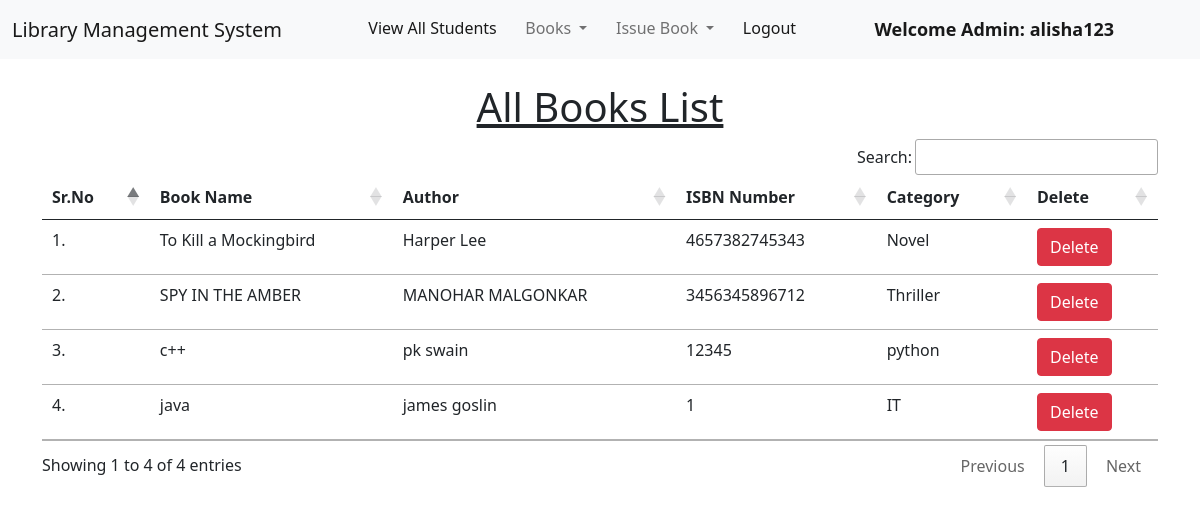
The page /view_books/ (signed in) on the database its author committed.
### library/models.py (models this page shows, shortened)
class Book(models.Model):
    name = models.CharField(max_length=200)
    author = models.CharField(max_length=200)
    isbn = models.PositiveIntegerField()
    category = models.CharField(max_length=50)

### library/views.py (the view)
# urls.py: path("view_books/", views.view_books, name="view_books"),
@login_required(login_url = '/admin_login')
def view_books(request):
    books = Book.objects.all()
    return render(request, "view_books.html", {'books':books})

### library/templates/view_books.html (shortened to what this page needs)
{% extends 'admin_navbar.html' %}
{% load static %}
{% block body %}
<div class="container mt-4">
    <h1 class="text-center"><u>All Books List</u></h1>
    <table class="table table-hover" id="example">
        <thead>
            <tr>
                <th>Sr.No</th>
                <th>Book Name</th>
                <th>Author</th>
                <th>ISBN Number</th>
                <th>Category</th>
                <th>Delete</th>
            </tr>
        </thead>
        <tbody>
            {% for book in books %}
            <tr>
                <td>{{forloop.counter}}.</td>
                <td>{{book.name}}</td>
                <td>{{book.author}}</td>
                <td>{{book.isbn}}</td>
                <td>{{book.category}}</td>
                <td><a href="/delete_book/{{book.id}}/" class="btn btn-danger" onclick="return confirm('Are you sure you want to delete this book?')">Delete</a></td>
            </tr>
            {% endfor %}
        </tbody>
    </table>
    </div>
{% endblock %}

### library/templates/admin_navbar.html (shortened to what this page needs)
<!doctype html>
<html lang="en">
  <head>
    <link href="https://cdn.jsdelivr.net/npm/bootstrap@5.1.0/dist/css/bootstrap.min.css" rel="stylesheet">
    <link rel="stylesheet" href="https://cdn.datatables.net/1.10.25/css/jquery.dataTables.min.css">
    <link rel="stylesheet" href="https://cdn.datatables.net/buttons/1.7.1/css/buttons.dataTables.min.css">
  </head>
  <body>
    <nav class="navbar navbar-expand-lg navbar-light bg-light">
        <div class="container-fluid">
          <a class="navbar-brand" href="#">Library Management System</a>
          <div class="collapse navbar-collapse" id="navbarSupportedContent">
            <ul class="navbar-nav me-auto mb-2 mb-lg-0">
              <li class="nav-item">
                <a class="nav-link active" aria-current="page" href="/view_students/">View All Students</a>
              </li>
              <li class="nav-item dropdown">
                <a class="nav-link dropdown-toggle" href="#" id="navbarDropdown" role="button" data-bs-toggle="dropdown" aria-expanded="false">
                  Books
                </a>
              </li>
              <li class="nav-item dropdown">
                <a class="nav-link dropdown-toggle" href="#" id="navbarDropdown" role="button" data-bs-toggle="dropdown" aria-expanded="false">
                  Issue Book
                </a>
              </li>
              <li class="nav-item">
                <a class="nav-link active" aria-current="page" href="/logout/">Logout</a>
              </li>
              <li class="nav-item">
                <a style="font-weight:600; font-family:'Segoe UI', Tahoma, Geneva, Verdana, sans-serif; font-size: large;" class="nav-link active" href="#">Welcome Admin: {{request.user}}</a>
              </li>
            </ul>
          </div>
        </div>
      </nav>
      {% block body %}
      {% endblock %}
  </body>
</html>

### rows shown on the page
Book: name "To Kill a Mockingbird", author "Harper Lee", isbn "4657382745343", category "Novel"
Book: name "SPY IN THE AMBER", author "MANOHAR MALGONKAR", isbn "3456345896712", category "Thriller"
Book: name "c++", author "pk swain", isbn "12345", category "python"
Book: name "java", author "james goslin", isbn "1", category "IT"

### other values the page prints
{{ request.user }} "alisha123"
